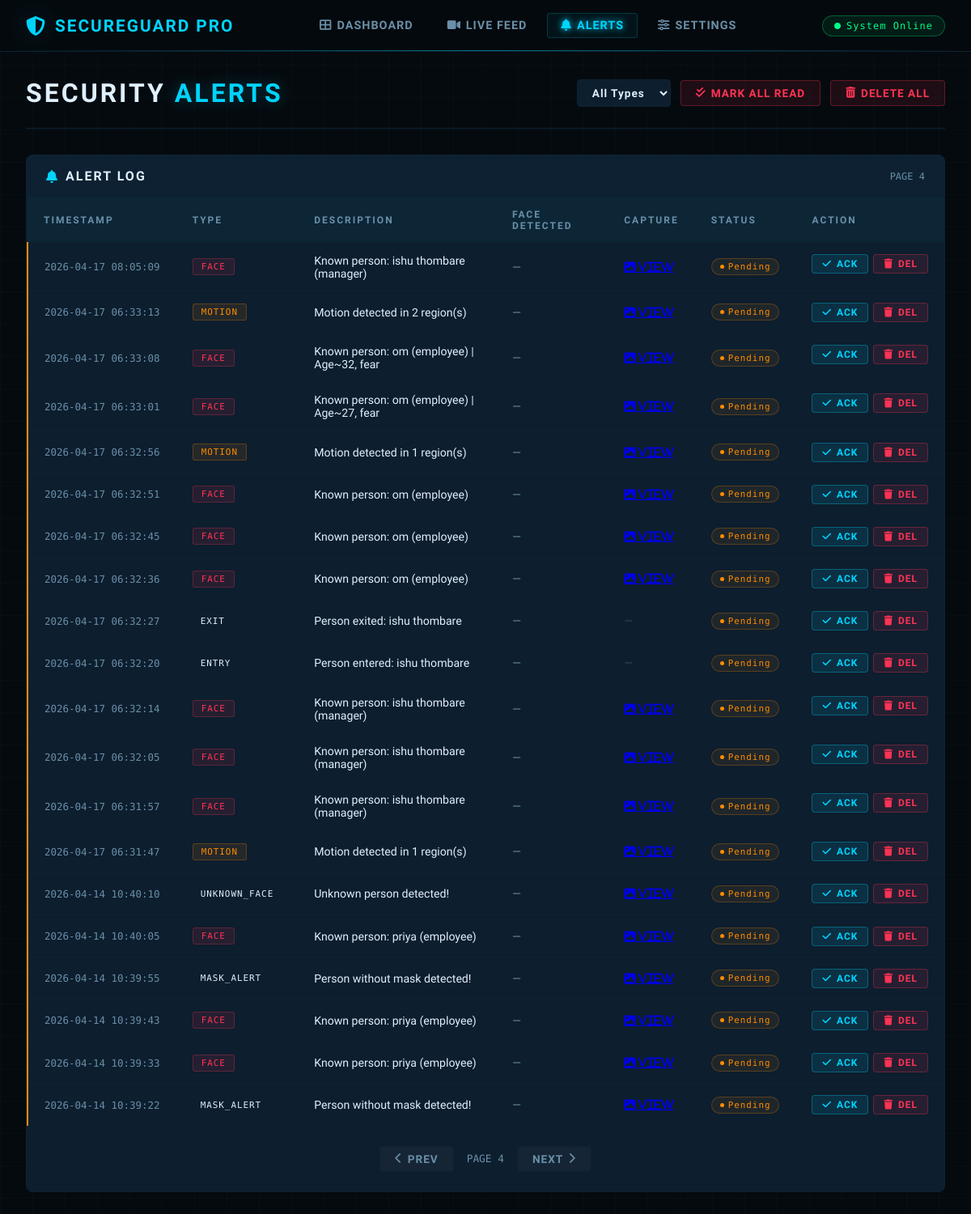
Page /alerts?page=4 (signed in) on the committed database.
### tables this page shows
CREATE TABLE alerts (
                    id INTEGER PRIMARY KEY AUTOINCREMENT,
                    timestamp DATETIME DEFAULT CURRENT_TIMESTAMP,
                    alert_type TEXT NOT NULL,
                    description TEXT,
                    image_path TEXT,
                    is_acknowledged BOOLEAN DEFAULT 0,
                    face_detected TEXT,
                    confidence REAL
                );

### web/app.py (the view)
    @app.route('/alerts')
    @login_required
    def alerts():
        page = request.args.get('page', 1, type=int)
        per_page = 20
        alerts_list = database.get_alerts(limit=per_page, offset=(page - 1) * per_page)
        return render_template('alerts.html', alerts=alerts_list, page=page)

### core/database.py (called while the page is built)
    @contextmanager
    def get_connection(self):
        conn = sqlite3.connect(self.db_path, check_same_thread=False)
        conn.row_factory = sqlite3.Row
        try:
            yield conn
        finally:
            conn.close()

    def get_alerts(self, limit=50, offset=0, unacknowledged_only=False):
        with self.get_connection() as conn:
            cursor = conn.cursor()
            query = "SELECT * FROM alerts"
            if unacknowledged_only:
                query += " WHERE is_acknowledged = 0"
            query += " ORDER BY timestamp DESC LIMIT ? OFFSET ?"
            cursor.execute(query, (limit, offset))
            return [dict(row) for row in cursor.fetchall()]

### web/templates/alerts.html (shortened to what this page needs)
<!DOCTYPE html>
<html lang="en">
<head>
    <link rel="stylesheet" href="https://cdnjs.cloudflare.com/ajax/libs/font-awesome/6.4.0/css/all.min.css">
</head>
<body>
    <nav class="navbar">
        <div class="nav-brand">
            <i class="fas fa-shield-alt"></i>
            <span>SecureGuard Pro</span>
        </div>
        <div class="nav-links">
            <a href="/"><i class="fas fa-th-large"></i> Dashboard</a>
            <a href="/live"><i class="fas fa-video"></i> Live Feed</a>
            <a href="/alerts" class="active"><i class="fas fa-bell"></i> Alerts</a>
            <a href="/settings"><i class="fas fa-sliders-h"></i> Settings</a>
        </div>
        <div class="status-badge-nav">
            <i class="fas fa-circle"></i> System Online
        </div>
    </nav>
    <main class="page">
        <div class="page-header">
            <h1>Security <span>Alerts</span></h1>
            <div class="filter-bar">
                <select id="filter-type">
                    <option value="all">All Types</option>
                </select>
                <button class="btn btn-danger" id="mark-all-read">
                    <i class="fas fa-check-double"></i> Mark All Read
                </button>
                <button class="btn btn-danger" id="delete-all-btn">
                    <i class="fas fa-trash-alt"></i> Delete All
                </button>
            </div>
        </div>
        <div class="table-card">
            <div class="table-card-header">
                <h2><i class="fas fa-bell"></i> Alert Log</h2>
                <span style="font-family:'Share Tech Mono',monospace; font-size:0.75rem; color:var(--text-secondary);">
                    PAGE {{ page }}
                </span>
            </div>
            {% if alerts %}
            <table>
                <thead>
                    <tr>
                        <th>Timestamp</th>
                        <th>Type</th>
                        <th>Description</th>
                        <th>Face Detected</th>
                        <th>Capture</th>
                        <th>Status</th>
                        <th>Action</th>
                    </tr>
                </thead>
                <tbody id="alerts-tbody">
                    {% for alert in alerts %}
                    <tr class="{{ 'unread' if not alert.is_acknowledged else '' }}" id="row-{{ alert.id }}">
                        <td class="time-col">{{ alert.timestamp }}</td>
                        <td>
                            <span class="type-badge {{ alert.alert_type }}">
                                {{ alert.alert_type }}
                            </span>
                        </td>
                        <td>{{ alert.description }}</td>
                        <td style="color:var(--text-secondary);">{{ alert.face_detected or '—' }}</td>
                        <td>
                            {% if alert.image_path %}
                            <a href="/captures/{{ alert.image_path.split('\\')[-1].split('/')[-1] }}"
                                <i class="fas fa-image"></i> View
                            </a>
                            {% else %}
                            <span style="color:var(--text-muted);">—</span>
                            {% endif %}
                        </td>
                        <td>
                            {% if alert.is_acknowledged %}
                            <span class="status-pill acknowledged">Acknowledged</span>
                            {% else %}
                            <span class="status-pill pending">Pending</span>
                            {% endif %}
                        </td>
                        <td class="action-col">
                            {% if not alert.is_acknowledged %}
                            <button class="btn btn-sm btn-primary acknowledge-btn" data-id="{{ alert.id }}">
                                <i class="fas fa-check"></i> Ack
                            </button>
                            {% endif %}
                            <button class="btn btn-sm btn-danger delete-btn" data-id="{{ alert.id }}">
                                <i class="fas fa-trash"></i> Del
                            </button>
                        </td>
                    </tr>
                    {% endfor %}
                </tbody>
            </table>
            {% else %}
            <div class="empty-state">
                <i class="fas fa-shield-check"></i>
                NO ALERTS FOUND
            </div>
            {% endif %}
            <div class="pagination">
                {% if page > 1 %}
                <a href="?page={{ page - 1 }}" class="btn btn-secondary">
                    <i class="fas fa-chevron-left"></i> Prev
                </a>
                {% endif %}
                <span>PAGE {{ page }}</span>
                <a href="?page={{ page + 1 }}" class="btn btn-secondary">
                    Next <i class="fas fa-chevron-right"></i>
                </a>
            </div>
        </div>
    </main>
</body>
</html>

### rows in the picture
alerts: timestamp "2026-04-17 08:05:09", alert_type "FACE", description "Known person: ishu thombare (manager)", face_detected "—", is_acknowledged "Pending"
alerts: timestamp "2026-04-17 06:33:13", alert_type "MOTION", description "Motion detected in 2 region(s)", face_detected "—", is_acknowledged "Pending"
alerts: timestamp "2026-04-17 06:33:08", alert_type "FACE", description "Known person: om (employee) | Age~32, fear", face_detected "—", is_acknowledged "Pending"
alerts: timestamp "2026-04-17 06:33:01", alert_type "FACE", description "Known person: om (employee) | Age~27, fear", face_detected "—", is_acknowledged "Pending"
alerts: timestamp "2026-04-17 06:32:56", alert_type "MOTION", description "Motion detected in 1 region(s)", face_detected "—", is_acknowledged "Pending"
alerts: timestamp "2026-04-17 06:32:51", alert_type "FACE", description "Known person: om (employee)", face_detected "—", is_acknowledged "Pending"
alerts: timestamp "2026-04-17 06:32:45", alert_type "FACE", description "Known person: om (employee)", face_detected "—", is_acknowledged "Pending"
alerts: timestamp "2026-04-17 06:32:36", alert_type "FACE", description "Known person: om (employee)", face_detected "—", is_acknowledged "Pending"
alerts: timestamp "2026-04-17 06:32:27", alert_type "EXIT", description "Person exited: ishu thombare", face_detected "—", is_acknowledged "Pending"
alerts: timestamp "2026-04-17 06:32:20", alert_type "ENTRY", description "Person entered: ishu thombare", face_detected "—", is_acknowledged "Pending"
alerts: timestamp "2026-04-17 06:32:14", alert_type "FACE", description "Known person: ishu thombare (manager)", face_detected "—", is_acknowledged "Pending"
alerts: timestamp "2026-04-17 06:32:05", alert_type "FACE", description "Known person: ishu thombare (manager)", face_detected "—", is_acknowledged "Pending"
alerts: timestamp "2026-04-17 06:31:57", alert_type "FACE", description "Known person: ishu thombare (manager)", face_detected "—", is_acknowledged "Pending"
alerts: timestamp "2026-04-17 06:31:47", alert_type "MOTION", description "Motion detected in 1 region(s)", face_detected "—", is_acknowledged "Pending"
alerts: timestamp "2026-04-14 10:40:10", alert_type "UNKNOWN_FACE", description "Unknown person detected!", face_detected "—", is_acknowledged "Pending"
alerts: timestamp "2026-04-14 10:40:05", alert_type "FACE", description "Known person: priya (employee)", face_detected "—", is_acknowledged "Pending"
alerts: timestamp "2026-04-14 10:39:55", alert_type "MASK_ALERT", description "Person without mask detected!", face_detected "—", is_acknowledged "Pending"
alerts: timestamp "2026-04-14 10:39:43", alert_type "FACE", description "Known person: priya (employee)", face_detected "—", is_acknowledged "Pending"
alerts: timestamp "2026-04-14 10:39:33", alert_type "FACE", description "Known person: priya (employee)", face_detected "—", is_acknowledged "Pending"
alerts: timestamp "2026-04-14 10:39:22", alert_type "MASK_ALERT", description "Person without mask detected!", face_detected "—", is_acknowledged "Pending"

### other values in the picture
{{ page }} "4"
